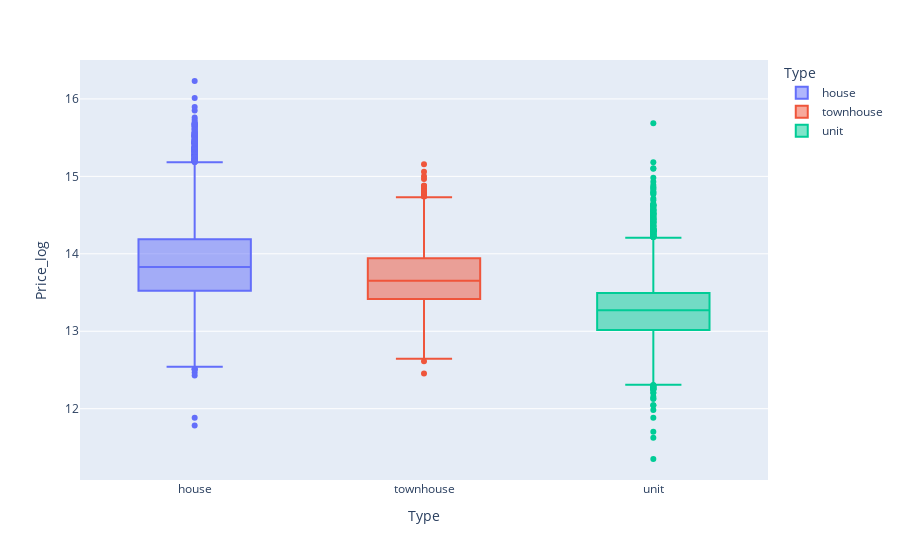

This figure's notebook cell:
### Code cell
fig = px.box(df, y="Price_log",x='Type', color = 'Type', 
                 category_orders={"Type": ["house", "townhouse", "unit"]})
fig.show()

### Figure 1 — Plotly figure (JSON) as saved in the notebook; plotly's stock layout.template omitted (floating-point values rounded to 4 significant figures; data arrays with more than 128 entries replaced by an {"elided": "..."} marker saying what was removed)
{"data": [{"alignmentgroup": "True", "hovertemplate": "Type=%{x}<br>Price_log=%{y}<extra></extra>", "legendgroup": "house", "marker": {"color": "#636efa"}, "name": "house", "notched": false, "offsetgroup": "house", "orientation": "v", "showlegend": true, "type": "box", "x": {"elided": "23958 str values"}, "x0": " ", "xaxis": "x", "y": {"elided": "23958 float values"}, "y0": " ", "yaxis": "y"}, {"alignmentgroup": "True", "hovertemplate": "Type=%{x}<br>Price_log=%{y}<extra></extra>", "legendgroup": "townhouse", "marker": {"color": "#EF553B"}, "name": "townhouse", "notched": false, "offsetgroup": "townhouse", "orientation": "v", "showlegend": true, "type": "box", "x": {"elided": "3572 str values"}, "x0": " ", "xaxis": "x", "y": {"elided": "3572 float values"}, "y0": " ", "yaxis": "y"}, {"alignmentgroup": "True", "hovertemplate": "Type=%{x}<br>Price_log=%{y}<extra></extra>", "legendgroup": "unit", "marker": {"color": "#00cc96"}, "name": "unit", "notched": false, "offsetgroup": "unit", "orientation": "v", "showlegend": true, "type": "box", "x": {"elided": "7283 str values"}, "x0": " ", "xaxis": "x", "y": {"elided": "7283 float values"}, "y0": " ", "yaxis": "y"}], "layout": {"boxmode": "overlay", "legend": {"title": {"text": "Type"}, "tracegroupgap": 0}, "margin": {"t": 60}, "xaxis": {"anchor": "y", "categoryarray": ["house", "townhouse", "unit"], "categoryorder": "array", "domain": [0, 1], "title": {"text": "Type"}}, "yaxis": {"anchor": "x", "domain": [0, 1], "title": {"text": "Price_log"}}}}
